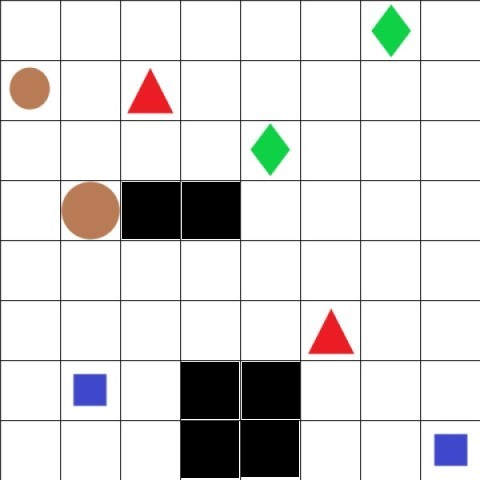
#> input picture Own_made_image1.jpg, 480 x 480 px
$ python process_image.py
#> lines starting #> are read from the running program, lines starting #| are printed output that depends on the picture; after the words box and inside, x2 and y2 are one past the last pixel; in counts of white or black regions, pixels touching at a corner belong together
### astar_search.py
# import process_image


def astar(maze, start_pt, end_pt):
    w, h = 8, 8
    sx, sy = start_pt
    ex, ey = end_pt
    node = [None, sx, sy, 0, abs(sx-ex) + abs(sy-ey)]
    close_list = [node]
    created_list = {}
    created_list[sy*w + sx] = node

    while close_list:
        node = close_list.pop(0)
        x = node[1]
        y = node[2]
        l = node[3] + 1
        # k += 1

        neighbours = ((x, y+1), (x, y-1), (x+1, y), (x-1, y))

        for nx, ny in neighbours:
            if nx == ex and ny == ey:
                    path = [(nx, ny)]
                    while node:
                        path.append((node[1], node[2]))
                        node = node[0]
                    return list(reversed(path))
            if 0 <= nx < w and 0 <= ny < h and maze[nx][ny] == 0:
                if ny*w + nx not in created_list:
                    nn = [node, nx, ny, l, l + (abs(nx - ex) + abs(ny - ey))]
                    created_list[ny*w + nx] = nn
                    nni = len(close_list)
                    close_list.append(nn)
                    # sorting using minimum binary heap,
                    while nni:
                        i = (nni - 1) >> 1
                        if close_list[i][4] > nn[4]:
                            close_list[i], close_list[nni] = nn, close_list[i]
                            nni = i
                        else:
                            break
    return []

### img_traversing.py
#Traversing through the image to perform image processing


def sliding_window(image, stepSize, windowSize):
    # slide a window across the image
    for y in range(0, image.shape[0], stepSize):
        for x in range(0, image.shape[1], stepSize):
            # yield the current window
            yield (x, y, image[y:y + windowSize[1], x:x + windowSize[0]])

### process_image.py
import cv2
import numpy as np
import time
import img_traversing
import astar_search
from skimage.metrics import structural_similarity as ssim


def main(image_file):
#> called with image_file = 'Own_made_image1.jpg'
    global result_1
    occupied_grids = []
    planned_path = {}
    # Read the image
    image = cv2.imread(image_file)
#> image is the input picture: shape (480, 480, 3); mean B, G, R 218.3, 219, 220
    (winW, winH) = (60, 60)

    obstacles = []
    index = [1, 1]
    blank_image = np.zeros((60, 60, 3), np.uint8)
    list_images = [[blank_image for i in range(8)] for i in range(8)]
    maze = [[0 for i in range(8)] for i in range(8)]

    # traversing through each grid blocks of the image and store the average color of each grid
    for(x, y, window) in img_traversing.sliding_window(image, stepSize=60, windowSize=(winW, winH)):
        clone = image.copy()
        cv2.rectangle(clone, (x, y), (x + winW, y+winH), (0, 0, 0), -1)
        crop_image = image[x:x+winW, y:y+winH]
        list_images[index[0]-1][index[1]-1] = crop_image.copy()

        average_color_per_row = np.average(crop_image, axis=0)
        average_color_per_box = np.average(average_color_per_row, axis=0)
        average_color_per_box =np.uint8(average_color_per_box)

        # if the grid is not white completely, store the grids with coloured objects in a list
        if(any(i <= 240 for i in average_color_per_box)):
            maze[index[0]-1][index[1]-1] = 1
            occupied_grids.append(tuple(index))

        # put those grids with black obstacles in a separate obstacles' list
        if(any(i <= 20 for i in average_color_per_box)):
            obstacles.append(tuple(index))

        cv2.imshow('Window', clone)
        cv2.waitKey(1)
        time.sleep(0.05)

        index[1] += 1
        if index[1] > 8:
            index[0] += 1
            index[1] = 1
#> this loop made 64 passes
#> (x, y, average_color_per_box) on passes 1 to 12: (0, 0, [247, 247, 247]), (60, 0, [184, 198, 220]), (120, 0, [247, 247, 247]), (180, 0, [247, 247, 247]), (240, 0, [247, 247, 247]), (300, 0, [247, 247, 247]), (360, 0, [247, 247, 247]), (420, 0, [247, 247, 247]), (0, 60, [247, 247, 247]), (60, 60, [247, 247, 247]), (120, 60, [247, 247, 247]), (180, 60, [123, 150, 195])
#> pass 1, in main, `crop_image = image[x:x+winW, y:y+winH]`:
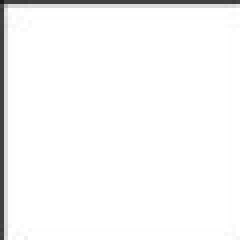
#> crop_image: shape (60, 60, 3) (shown 4 times larger); min 25, max 255, mean 247.3
#> pass 1, in main, `cv2.imshow('Window', clone)`:
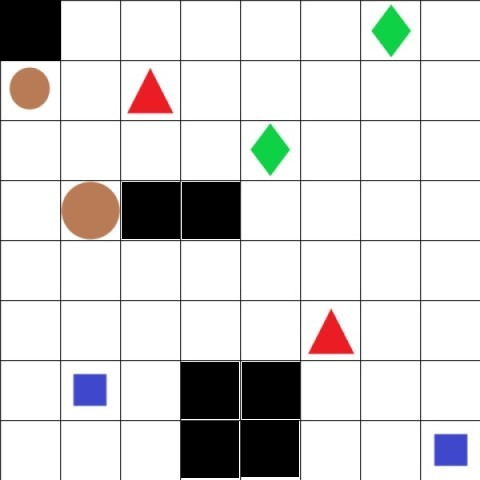
#> window 'Window': shape (480, 480, 3); mean B, G, R 214.4, 215.1, 216.1
#> after the loop:
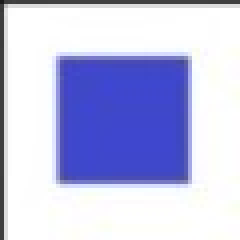
#> crop_image: shape (60, 60, 3) (shown 4 times larger); mean B, G, R 230.2, 193.6, 191.2
#> after the loop, index = [9, 1]; list_images = 8 items; maze = [[0, 1, 0, 0, 0, 0, 0, 0], [0, 0, 0, 1, 0, 0, 1, 0], [0, 1, 0, 1, 0, 0, 0, 0], [0, 0, 0, 1, 0, 0, 1, 1], [0, 0, 1, 0, 0, 0, 1, 1], [0, 0, 0, 0, 0, 1, 0, 0], [1, 0, 0, 0, 0, 0, 0, 0], [0, 0, 0, 0, 0, 0, 0, 1]]; obstacles = [(3, 4), (4, 4), (4, 7), (4, 8), (5, 7), (5, 8)]; occupied_grids = [(1, 2), (2, 4), (2, 7), (3, 2), (3, 4), (4, 4), (4, 7), (4, 8), (5, 3), (5, 7), (5, 8), (6, 6), (7, 1), (8, 8)]

    list_of_colored_grids = [n for n in occupied_grids if n not in obstacles]
#> list_of_colored_grids = [(1, 2), (2, 4), (2, 7), (3, 2), (5, 3), (6, 6), (7, 1), (8, 8)]

    # Running through each grid with coloured object to find a match
    for startimage in list_of_colored_grids:
        img_1 = list_images[startimage[0]-1][startimage[1]-1]

        for grid in [n for n in list_of_colored_grids if n != startimage]:
            img = list_images[grid[0]-1][grid[1]-1]

            image_1 = cv2.cvtColor(img_1, cv2.COLOR_BGR2GRAY)
            image_2 = cv2.cvtColor(img, cv2.COLOR_BGR2GRAY)

            s = ssim(image_1, image_2)

            # if structural similarity index is greater than 0.9, those grids with same objects' shape match each other
            if s > 0.9:
                # perform A* search
                result = astar_search.astar(maze, (startimage[0]-1, startimage[1]-1), (grid[0]-1, grid[1]-1))

                list2 = []
                for i in result:
                    if grid in planned_path.keys():
                        continue
                    else:
                        x, y = i[0]+1, i[1]+1
                        list2.append(tuple((x, y)))
                        _result = list(list2[1:-1])
                        result_1 = list(list2[:])

                # join those two same objects with a line
                while result_1:
                    first_co_ord = result_1.pop(0)
                    if result_1:
                        last_co_ord = result_1.pop(0)
                        x_, y_ = first_co_ord
                        x_1, y_1 = last_co_ord
                        cv2.line(image, (((x_*winW) - 30), ((y_*winW) - 30)), (((x_1*winH) - 30), ((y_1*winH) - 30)),
                                 (0, 0, 0), 2)
                        cv2.imshow('Window', mat=image)
                        result_1.insert(0, last_co_ord)

                if not result:
                    planned_path[startimage] = list(['NO PATH', [], 0])

                # store the co-ordinates of paths joining those two same objects inside a list
                planned_path[startimage] = list([str(grid), _result, len(_result)+1])
#> this loop made 8 passes
#> startimage on passes 3 to 8: (2, 7), (3, 2), (5, 3), (6, 6), (7, 1), (8, 8)
#> pass 2, in main, `img_1 = list_images[startimage[0]-1][startimage[1]-1]`:
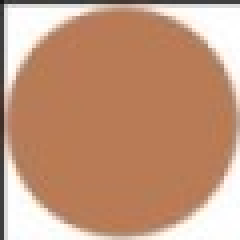
#> img_1: shape (60, 60, 3) (shown 4 times larger); mean of channels 0, 1, 2 123.6, 150.6, 195; drawn as B, G, R
#> after the loop:
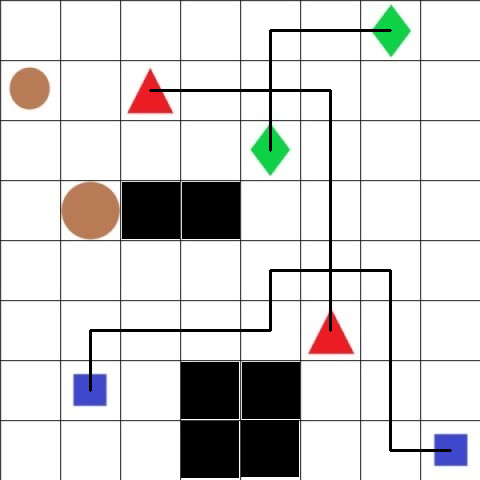
#> image: shape (480, 480, 3); 1.71% of pixels changed, all inside (x1, y1, x2, y2) = (89, 29, 452, 452)
#> after the loop:
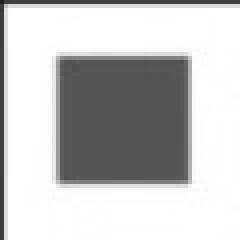
#> image_1: shape (60, 60) (shown 4 times larger); min 26, max 255, mean 197.1
#> after the loop:
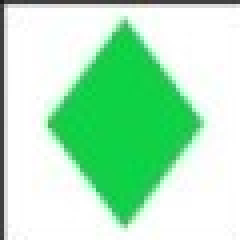
#> img: shape (60, 60, 3) (shown 4 times larger); mean B, G, R 192.5, 232.3, 176.6
#> after the loop, planned_path = 6 items

    for obj in list_of_colored_grids:
        if obj not in planned_path:
            planned_path[obj] = list(['NO MATCH', [], 0])
#> this loop made 8 passes
#> after the loop, planned_path = 8 items

    return occupied_grids, planned_path


if __name__ == "__main__":

    image_filename = 'Own_made_image1.jpg'
    occupied_path, planned_path = main(image_filename)
#> occupied_path has the same summary as occupied_grids in main; planned_path = 8 items
    print("Occupied places are: ")
    print(occupied_path)
#| [(1, 2), (2, 4), (2, 7), (3, 2), (3, 4), (4, 4), (4, 7), (4, 8), (5, 3), (5, 7), (5, 8), (6, 6), (7, 1), (8, 8)]
    print("Planned path is: ")
    print(planned_path)
#> (printed output is left out)

    cv2.waitKey(0)
    cv2.destroyAllWindows()
